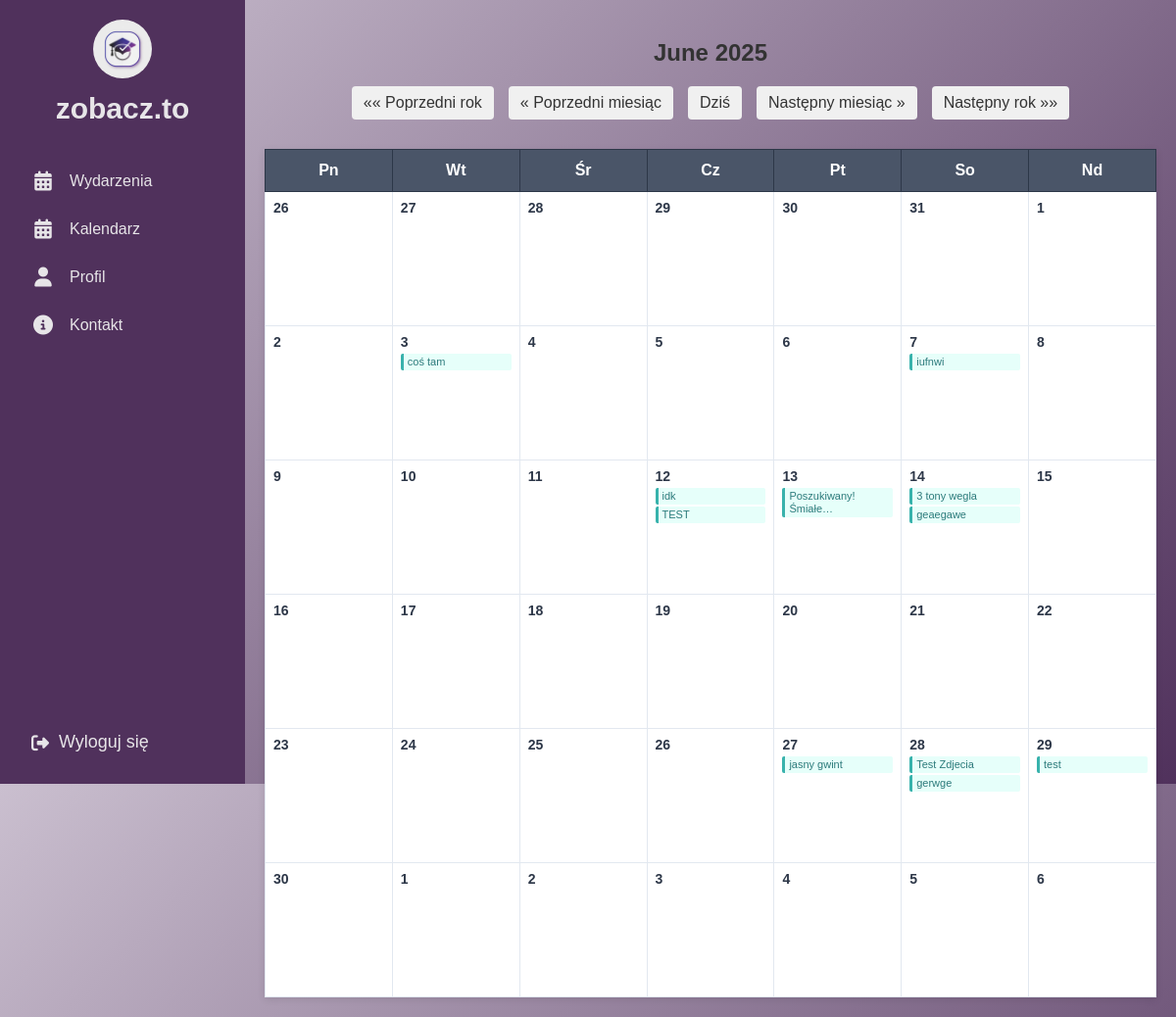
/events/calendar/, run on the app's committed database.
### events/models.py (models this page shows, shortened)
class Event(models.Model):
    title = models.CharField("Tytuł", max_length=200)
    description = models.TextField("Opis wydarzenia")
    date = models.DateTimeField("Data")
    location = models.CharField("Lokalizacja", max_length=200)
    created_by = models.ForeignKey(User, on_delete=models.CASCADE, related_name="created_events")
    image = models.ImageField(upload_to='event_images/', null=True, blank=True)

### events/views.py (the view)
# urls.py: path("calendar/", views.custom_calendar_view, name="custom-calendar"),
def custom_calendar_view(request, year=None, month=None):
    today = date.today()
    year = int(year) if year else today.year
    month = int(month) if month else today.month
    cal = calendar.Calendar(firstweekday=0)  # Monday start
    month_days = cal.itermonthdates(year, month)
    events = Event.objects.filter(date__year=year, date__month=month)
    events_by_day = {}
    for event in events:
        day = event.date.date()
        events_by_day.setdefault(day, []).append(event)
    month_days_with_events = []
    for day in month_days:
        day_events = events_by_day.get(day, [])
        month_days_with_events.append({
            'day': day,
            'events': day_events
        })
    day_names = ["Pn", "Wt", "Śr", "Cz", "Pt", "So", "Nd"]
    context = {
        "month_days": month_days_with_events,
        "year": year,
        "month": month,
        "month_name": calendar.month_name[month],
        "day_names": day_names,
    }
    return render(request, "events/custom_calendar.html", context)

### templates/events/custom_calendar.html (shortened to what this page needs)
{% extends "base.html" %}
{% load static %}
{% block content %}
<div class="calendar-container">
    <div class="calendar-header">
        <h2>{{ month_name }} {{ year }}</h2>
    </div>
    <div class="calendar-navigation">
        <a href="{% url 'custom-calendar' year=year|add:'-1' month=month %}">&laquo;&laquo; Poprzedni rok</a>
        <a href="{% url 'custom-calendar' year=year month=month|add:'-1' %}">&laquo; Poprzedni miesiąc</a>
        <a href="{% url 'custom-calendar' %}">Dziś</a>
        <a href="{% url 'custom-calendar' year=year month=month|add:'1' %}">Następny miesiąc &raquo;</a>
        <a href="{% url 'custom-calendar' year=year|add:'1' month=month %}">Następny rok &raquo;&raquo;</a>
    </div>
    <table class="calendar-table">
        <thead>
            <tr>
                {% for day_name in day_names %}
                <th>{{ day_name }}</th>
                {% endfor %}
            </tr>
        </thead>
        <tbody>
            <tr>
            {% for day_data in month_days %}
                {% if forloop.counter0|divisibleby:7 and not forloop.first %}
                    </tr><tr>
                {% endif %}
                <td>
                    <div class="day-number">{{ day_data.day.day }}</div>
                    {% if day_data.events %}
                        <ul class="events-list">
                        {% for event in day_data.events %}
                            <li><a href="{% url 'event_detail' event.id %}" title="{{ event.title }}">{{ event.title|truncatechars:20 }}</a></li>
                        {% endfor %}
                        </ul>
                    {% endif %}
                </td>
            {% endfor %}
            </tr>
        </tbody>
    </table>
</div>
{% endblock %}

### static/css/home.css (style rules this page uses)
:root { --light-purple: #CABFCF; --dark-purple: #50315C; --medium-purple: #583D9C; --white: #E7E5E8; --blue-purple: #4941A1; }
body { margin: 0; font-family: 'Arial', sans-serif; background: linear-gradient(135deg, var(--light-purple), var(--dark-purple)); height: 100vh; overflow-x: hidden; }

### templates/events/custom_calendar.html (style rules this page uses)
.calendar-container { max-width: 1200px; margin: 0 auto; padding: 20px; }
.calendar-header { text-align: center; margin-bottom: 20px; }
.calendar-navigation { display: flex; justify-content: center; gap: 15px; margin-bottom: 30px; flex-wrap: wrap; }
.calendar-navigation a { padding: 8px 12px; background-color: #f0f0f0; text-decoration: none; border-radius: 4px; color: #333; transition: background-color 0.2s; }
.calendar-table { width: 100%; border-collapse: collapse; box-shadow: 0 2px 8px rgba(0,0,0,0.1); background: white; }
.calendar-table th { background-color: #4a5568; color: white; padding: 12px 8px; text-align: center; font-weight: bold; border: 1px solid #2d3748; }
.calendar-table td { width: 14.28%; height: 120px; vertical-align: top; padding: 8px; border: 1px solid #e2e8f0; position: relative; background-color: #fff; }
.day-number { font-weight: bold; font-size: 14px; color: #2d3748; margin-bottom: 4px; }
.events-list { list-style: none; padding: 0; margin: 0; font-size: 11px; }
.events-list li { margin-bottom: 2px; padding: 2px 4px; background-color: #e6fffa; border-left: 3px solid #38b2ac; border-radius: 2px; line-height: 1.2; }
.events-list a { color: #2c7a7b; text-decoration: none; display: block; word-wrap: break-word; hyphens: auto; }

### data on the page
Event: title "coś tam"
Event: title "iufnwi"
Event: title "idk"
Event: title "TEST"
Event: title "Poszukiwany! Śmiałe…"
Event: title "3 tony wegla"
Event: title "geaegawe"
Event: title "jasny gwint"
Event: title "Test Zdjecia"
Event: title "gerwge"
Event: title "test"

### other printed values
{{ month_name }} "June"
{{ year }} "2025"
{{ day_name }} "Pn" "Wt" "Śr" "Cz" "Pt" "So" "Nd"
{{ day_data.day.day }} "26" "27" "28" "29" "30" "31" "1" "2" "3" "4" "5" "6" "7" "8" "9" "10" "11" "12" "13" "14" "15" "16" "17" "18" "19" "20" "21" "22" "23" "24" "25" "26" "27" "28" "29" "30" "1" "2" "3" "4" "5" "6"
